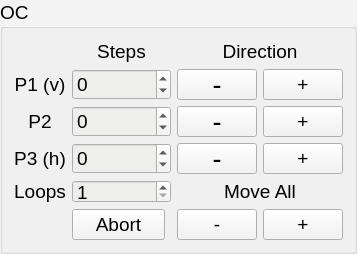
                  <widget class="QGroupBox" name="groupBoxUR_4">
                   <property name="sizePolicy">
                    <sizepolicy hsizetype="Expanding" vsizetype="Ignored">
                     <horstretch>0</horstretch>
                     <verstretch>0</verstretch>
                    </sizepolicy>
                   </property>
                   <property name="palette">
                    <palette>
                     <active>
                      <colorrole role="Button">
                       <brush brushstyle="SolidPattern">
                        <color alpha="255">
                         <red>243</red>
                         <green>243</green>
                         <blue>243</blue>
                        </color>
                       </brush>
                      </colorrole>
                      <colorrole role="Base">
                       <brush brushstyle="SolidPattern">
                        <color alpha="255">
                         <red>238</red>
                         <green>238</green>
                         <blue>236</blue>
                        </color>
                       </brush>
                      </colorrole>
                      <colorrole role="Window">
                       <brush brushstyle="SolidPattern">
                        <color alpha="255">
                         <red>243</red>
                         <green>243</green>
                         <blue>243</blue>
                        </color>
                       </brush>
                      </colorrole>
                     </active>
                     <inactive>
                      <colorrole role="Button">
                       <brush brushstyle="SolidPattern">
                        <color alpha="255">
                         <red>243</red>
                         <green>243</green>
                         <blue>243</blue>
                        </color>
                       </brush>
                      </colorrole>
                      <colorrole role="Base">
                       <brush brushstyle="SolidPattern">
                        <color alpha="255">
                         <red>238</red>
                         <green>238</green>
                         <blue>236</blue>
                        </color>
                       </brush>
                      </colorrole>
                      <colorrole role="Window">
                       <brush brushstyle="SolidPattern">
                        <color alpha="255">
                         <red>243</red>
                         <green>243</green>
                         <blue>243</blue>
                        </color>
                       </brush>
                      </colorrole>
                     </inactive>
                     <disabled>
                      <colorrole role="Button">
                       <brush brushstyle="SolidPattern">
                        <color alpha="255">
                         <red>243</red>
                         <green>243</green>
                         <blue>243</blue>
                        </color>
                       </brush>
                      </colorrole>
                      <colorrole role="Base">
                       <brush brushstyle="SolidPattern">
                        <color alpha="255">
                         <red>243</red>
                         <green>243</green>
                         <blue>243</blue>
                        </color>
                       </brush>
                      </colorrole>
                      <colorrole role="Window">
                       <brush brushstyle="SolidPattern">
                        <color alpha="255">
                         <red>243</red>
                         <green>243</green>
                         <blue>243</blue>
                        </color>
                       </brush>
                      </colorrole>
                     </disabled>
                    </palette>
                   </property>
                   <property name="font">
                    <font>
                     <pointsize>14</pointsize>
                    </font>
                   </property>
                   <property name="title">
                    <string>OC</string>
                   </property>
                   <layout class="QGridLayout" name="gridLayout_27">
                    <item row="2" column="4">
                     <widget class="QPushButton" name="pushButtonGoOCP2p">
                      <property name="font">
                       <font>
                        <pointsize>14</pointsize>
                       </font>
                      </property>
                      <property name="text">
                       <string>+</string>
                      </property>
                     </widget>
                    </item>
                    <item row="3" column="4">
                     <widget class="QPushButton" name="pushButtonGoOCP3p">
                      <property name="font">
                       <font>
                        <pointsize>14</pointsize>
                       </font>
                      </property>
                      <property name="text">
                       <string>+</string>
                      </property>
                     </widget>
                    </item>
                    <item row="2" column="3">
                     <widget class="QPushButton" name="pushButtonGoOCP2m">
                      <property name="sizePolicy">
                       <sizepolicy hsizetype="Expanding" vsizetype="Ignored">
                        <horstretch>0</horstretch>
                        <verstretch>0</verstretch>
                       </sizepolicy>
                      </property>
                      <property name="font">
                       <font>
                        <pointsize>20</pointsize>
                       </font>
                      </property>
                      <property name="toolTip">
                       <string>Move just p2</string>
                      </property>
                      <property name="text">
                       <string>-</string>
                      </property>
                     </widget>
                    </item>
                    <item row="1" column="4">
                     <widget class="QPushButton" name="pushButtonGoOCP1p">
                      <property name="font">
                       <font>
                        <pointsize>14</pointsize>
                       </font>
                      </property>
                      <property name="text">
                       <string>+</string>
                      </property>
                     </widget>
                    </item>
                    <item row="3" column="3">
                     <widget class="QPushButton" name="pushButtonGoOCP3m">
                      <property name="sizePolicy">
                       <sizepolicy hsizetype="Expanding" vsizetype="Ignored">
                        <horstretch>0</horstretch>
                        <verstretch>0</verstretch>
                       </sizepolicy>
                      </property>
                      <property name="font">
                       <font>
                        <pointsize>20</pointsize>
                       </font>
                      </property>
                      <property name="text">
                       <string>-</string>
                      </property>
                     </widget>
                    </item>
                    <item row="1" column="0">
                     <widget class="QLabel" name="label_37">
                      <property name="sizePolicy">
                       <sizepolicy hsizetype="Expanding" vsizetype="Ignored">
                        <horstretch>0</horstretch>
                        <verstretch>0</verstretch>
                       </sizepolicy>
                      </property>
                      <property name="font">
                       <font>
                        <pointsize>14</pointsize>
                       </font>
                      </property>
                      <property name="toolTip">
                       <string>Move the beam vertically</string>
                      </property>
                      <property name="text">
                       <string>P1 (v)</string>
                      </property>
                      <property name="alignment">
                       <set>Qt::AlignCenter</set>
                      </property>
                     </widget>
                    </item>
                    <item row="0" column="1" colspan="2">
                     <widget class="QLabel" name="label_61">
                      <property name="sizePolicy">
                       <sizepolicy hsizetype="Expanding" vsizetype="Ignored">
                        <horstretch>0</horstretch>
                        <verstretch>0</verstretch>
                       </sizepolicy>
                      </property>
                      <property name="font">
                       <font>
                        <pointsize>14</pointsize>
                       </font>
                      </property>
                      <property name="text">
                       <string>Steps</string>
                      </property>
                      <property name="alignment">
                       <set>Qt::AlignCenter</set>
                      </property>
                     </widget>
                    </item>
                    <item row="4" column="0">
                     <widget class="QLabel" name="label_36">
                      <property name="sizePolicy">
                       <sizepolicy hsizetype="Expanding" vsizetype="Ignored">
                        <horstretch>0</horstretch>
                        <verstretch>0</verstretch>
                       </sizepolicy>
                      </property>
                      <property name="font">
                       <font>
                        <pointsize>14</pointsize>
                       </font>
                      </property>
                      <property name="text">
                       <string>Loops</string>
                      </property>
                      <property name="alignment">
                       <set>Qt::AlignCenter</set>
                      </property>
                     </widget>
                    </item>
                    <item row="3" column="0">
                     <widget class="QLabel" name="label_59">
                      <property name="sizePolicy">
                       <sizepolicy hsizetype="Expanding" vsizetype="Ignored">
                        <horstretch>0</horstretch>
                        <verstretch>0</verstretch>
                       </sizepolicy>
                      </property>
                      <property name="font">
                       <font>
                        <pointsize>14</pointsize>
                       </font>
                      </property>
                      <property name="toolTip">
                       <string>Move beam horizontally</string>
                      </property>
                      <property name="text">
                       <string>P3 (h)</string>
                      </property>
                      <property name="alignment">
                       <set>Qt::AlignCenter</set>
                      </property>
                     </widget>
                    </item>
                    <item row="4" column="1" colspan="2">
                     <widget class="QSpinBox" name="spinBoxLoopsOC">
                      <property name="sizePolicy">
                       <sizepolicy hsizetype="Expanding" vsizetype="Ignored">
                        <horstretch>0</horstretch>
                        <verstretch>0</verstretch>
                       </sizepolicy>
                      </property>
                      <property name="font">
                       <font>
                        <pointsize>14</pointsize>
                       </font>
                      </property>
                      <property name="minimum">
                       <number>1</number>
                      </property>
                     </widget>
                    </item>
                    <item row="2" column="1" colspan="2">
                     <widget class="QSpinBox" name="spinBoxStepsOCP2">
                      <property name="sizePolicy">
                       <sizepolicy hsizetype="Expanding" vsizetype="Ignored">
                        <horstretch>0</horstretch>
                        <verstretch>0</verstretch>
                       </sizepolicy>
                      </property>
                      <property name="font">
                       <font>
                        <pointsize>14</pointsize>
                       </font>
                      </property>
                      <property name="minimum">
                       <number>-100000</number>
                      </property>
                      <property name="maximum">
                       <number>100000</number>
                      </property>
                     </widget>
                    </item>
                    <item row="1" column="1" colspan="2">
                     <widget class="QSpinBox" name="spinBoxStepsOCP1">
                      <property name="sizePolicy">
                       <sizepolicy hsizetype="Expanding" vsizetype="Ignored">
                        <horstretch>0</horstretch>
                        <verstretch>0</verstretch>
                       </sizepolicy>
                      </property>
                      <property name="font">
                       <font>
                        <pointsize>14</pointsize>
                       </font>
                      </property>
                      <property name="minimum">
                       <number>-100000</number>
                      </property>
                      <property name="maximum">
                       <number>100000</number>
                      </property>
                     </widget>
                    </item>
                    <item row="1" column="3">
                     <widget class="QPushButton" name="pushButtonGoOCP1m">
                      <property name="sizePolicy">
                       <sizepolicy hsizetype="Expanding" vsizetype="Ignored">
                        <horstretch>0</horstretch>
                        <verstretch>0</verstretch>
                       </sizepolicy>
                      </property>
                      <property name="font">
                       <font>
                        <pointsize>20</pointsize>
                       </font>
                      </property>
                      <property name="toolTip">
                       <string>Move just p1</string>
                      </property>
                      <property name="text">
                       <string>-</string>
                      </property>
                     </widget>
                    </item>
                    <item row="3" column="1" colspan="2">
                     <widget class="QSpinBox" name="spinBoxStepsOCP3">
                      <property name="sizePolicy">
                       <sizepolicy hsizetype="Expanding" vsizetype="Ignored">
                        <horstretch>0</horstretch>
                        <verstretch>0</verstretch>
                       </sizepolicy>
                      </property>
                      <property name="font">
                       <font>
                        <pointsize>14</pointsize>
                       </font>
                      </property>
                      <property name="toolTip">
                       <string>Number of steps to p3</string>
                      </property>
                      <property name="minimum">
                       <number>-100000</number>
                      </property>
                      <property name="maximum">
                       <number>100000</number>
                      </property>
                     </widget>
                    </item>
                    <item row="2" column="0">
                     <widget class="QLabel" name="label_60">
                      <property name="sizePolicy">
                       <sizepolicy hsizetype="Expanding" vsizetype="Ignored">
                        <horstretch>0</horstretch>
                        <verstretch>0</verstretch>
                       </sizepolicy>
                      </property>
                      <property name="font">
                       <font>
                        <pointsize>14</pointsize>
                       </font>
                      </property>
                      <property name="text">
                       <string>P2</string>
                      </property>
                      <property name="alignment">
                       <set>Qt::AlignCenter</set>
                      </property>
                     </widget>
                    </item>
                    <item row="0" column="0">
                     <widget class="QLabel" name="labelLedOC">
                      <property name="enabled">
                       <bool>true</bool>
                      </property>
                      <property name="sizePolicy">
                       <sizepolicy hsizetype="Expanding" vsizetype="Ignored">
                        <horstretch>0</horstretch>
                        <verstretch>0</verstretch>
                       </sizepolicy>
                      </property>
                      <property name="minimumSize">
                       <size>
                        <width>21</width>
                        <height>21</height>
                       </size>
                      </property>
                      <property name="maximumSize">
                       <size>
                        <width>21</width>
                        <height>21</height>
                       </size>
                      </property>
                      <property name="font">
                       <font>
                        <pointsize>14</pointsize>
                       </font>
                      </property>
                      <property name="toolTip">
                       <string>Red: Unable to send motion command</string>
                      </property>
                      <property name="text">
                       <string/>
                      </property>
                      <property name="pixmap">
                       <pixmap>icons/green-led-on.png</pixmap>
                      </property>
                      <property name="scaledContents">
                       <bool>true</bool>
                      </property>
                      <property name="alignment">
                       <set>Qt::AlignCenter</set>
                      </property>
                     </widget>
                    </item>
                    <item row="5" column="1">
                     <widget class="QPushButton" name="pushButtonAbortOC">
                      <property name="sizePolicy">
                       <sizepolicy hsizetype="Expanding" vsizetype="Ignored">
                        <horstretch>0</horstretch>
                        <verstretch>0</verstretch>
                       </sizepolicy>
                      </property>
                      <property name="font">
                       <font>
                        <pointsize>14</pointsize>
                       </font>
                      </property>
                      <property name="toolTip">
                       <string>Abort the motion of all piezos</string>
                      </property>
                      <property name="text">
                       <string>Abort</string>
                      </property>
                     </widget>
                    </item>
                    <item row="5" column="3">
                     <widget class="QPushButton" name="pushButtonGoOCm">
                      <property name="sizePolicy">
                       <sizepolicy hsizetype="Expanding" vsizetype="Ignored">
                        <horstretch>0</horstretch>
                        <verstretch>0</verstretch>
                       </sizepolicy>
                      </property>
                      <property name="font">
                       <font>
                        <pointsize>14</pointsize>
                       </font>
                      </property>
                      <property name="toolTip">
                       <string>Move all piezos</string>
                      </property>
                      <property name="text">
                       <string>-</string>
                      </property>
                     </widget>
                    </item>
                    <item row="5" column="4">
                     <widget class="QPushButton" name="pushButtonGoOCp">
                      <property name="text">
                       <string>+</string>
                      </property>
                     </widget>
                    </item>
                    <item row="4" column="3" colspan="2">
                     <widget class="QLabel" name="label_9">
                      <property name="font">
                       <font>
                        <pointsize>14</pointsize>
                       </font>
                      </property>
                      <property name="text">
                       <string>Move All</string>
                      </property>
                      <property name="alignment">
                       <set>Qt::AlignCenter</set>
                      </property>
                     </widget>
                    </item>
                    <item row="0" column="3" colspan="2">
                     <widget class="QLabel" name="label_24">
                      <property name="font">
                       <font>
                        <pointsize>14</pointsize>
                       </font>
                      </property>
                      <property name="text">
                       <string>Direction</string>
                      </property>
                      <property name="alignment">
                       <set>Qt::AlignCenter</set>
                      </property>
                     </widget>
                    </item>
                   </layout>
                  </widget>
